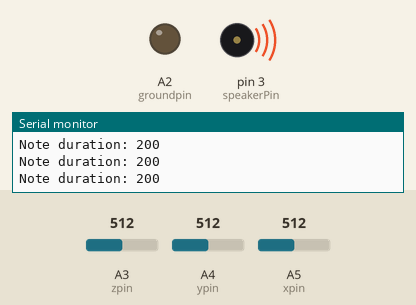
Simulated run of this sketch. Board: Arduino Uno, built with avr-gcc and run on an emulated ATmega328P. Shown: output pins drawn as LEDs (lit = HIGH), buzzer (waves = sounding), the last lines printed to the serial monitor. The inputs (shaded band) are chosen by the test bench; at power-on: A3 (zpin) = 512, A4 (ypin) = 512, A5 (xpin) = 512. Pins used as bus, display or sensor lines are not drawn.

Above: at 1.4 s.
1.5 s: A3 (zpin) set to 564
4.5 s: A3 (zpin) set to 582
At 5.1 s:
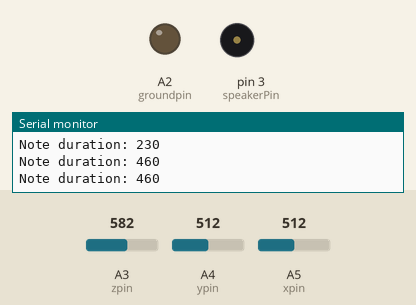
Timing chart, 0 to 7.5 s (numbered marks = the images above; inputs shaded):
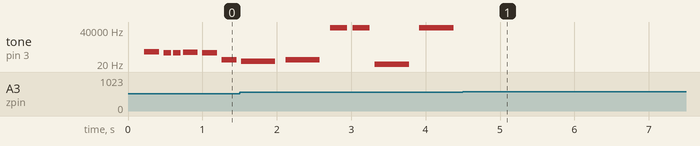

Measured:
- the behaviour switches between 571 and 572 on A3 (zpin) (found by bisection; images 0 and 1)
- after the input at 4.5 s, tone on pin 3 (speakerPin): stops changing and stays silent
- by itself, tone on pin 3 (speakerPin): plays 37 Hz for 0.46 s, 52 Hz for 0.46 s, 65522 Hz for 0.23 s, 65522 Hz for 0.23 s, 10 Hz for 0.46 s, 65522 Hz for 0.46 s

The sketch:

inst.ino
```cpp
/* Accelerometer controlled melody playback for HCI436 lab */
/* Melody code borrowed from Tom Igoe
 http://arduino.cc/en/Tutorial/Tone
 */
#include "pitches.h"

int speakerPin = 3;

int note = 0;
int pos = 0;
int tempo;
int numNotes = 7;
int delayTime = 10;

// notes in the melody:
int notes[] = {
  NOTE_C4, NOTE_G3,NOTE_G3, NOTE_A3, NOTE_G3,0, NOTE_B3, NOTE_C4};

// note durations: 4 = quarter note, 8 = eighth note, etc.:
int durations[] = {
  4, 8, 8, 4,4,4,4,4 };

//Accelerometer setup
const int groundpin = A2; // analog input pin 2
const int powerpin = A0; // analog input pin 0
const int xpin = A5; // x-axis of the accelerometer
const int ypin = A4; // y-axis
const int zpin= A3; // z-axis

int xval, yval, zval;
int xsteady, ysteady, zsteady;
int ythreshold = 10;
int zvelocity = 0;

int pitch = NOTE_C4;

void setup() {
  //initialize the serial communications:
  Serial.begin(9600);
  // Provide ground and power by using the analog inputs as normal
  // digital pins. This makes it possible to directly connect the
  // breakout board to the Arduino. If you use the normal 5V and
  // GND pins on the Arduino, you can remove these lines.
  pinMode(groundpin, OUTPUT);
  pinMode(powerpin, OUTPUT);
  digitalWrite(groundpin, LOW);
  digitalWrite(powerpin, HIGH);

  //read sensor values
  xsteady = analogRead(xpin);
  ysteady = analogRead(ypin);
  zsteady = analogRead(zpin);
  delay(200);

  int count = 50;
  for (int i = 0; i < count; i++) {
  xsteady += analogRead(xpin);
  ysteady += analogRead(ypin);
  zsteady += analogRead(zpin);
  }
  xsteady /= count;
  ysteady /= count;
  zsteady /= count;
}
int num = 0;
void loop() {
  //read sensor values
  xval = analogRead(xpin);
  yval = analogRead(ypin);
  zval = analogRead(zpin);

  int diff = zval - zsteady;
  if (zval > 0 && abs(diff) < 50) {
    int pitchmod = diff * 5;
    int noteDuration = (1000 + diff * 20)/durations[note];
    Serial.print("Note duration: ");
    Serial.println(noteDuration);
    tone(speakerPin, notes[note] - pitchmod,noteDuration);
    // to distinguish the notes, set a minimum time between them.
    // the note's duration + 30% seems to work well:
    int pauseBetweenNotes = noteDuration * 1.30;
    delay(pauseBetweenNotes);
    // stop the tone playing:
    noTone(speakerPin);
    note = (note + 1) % numNotes;
  }

}
```

pitches.h
```cpp
/*************************************************
 * Public Constants
 *************************************************/

#define NOTE_B0  31
#define NOTE_C1  33
#define NOTE_CS1 35
#define NOTE_D1  37
#define NOTE_DS1 39
#define NOTE_E1  41
#define NOTE_F1  44
#define NOTE_FS1 46
#define NOTE_G1  49
#define NOTE_GS1 52
#define NOTE_A1  55
#define NOTE_AS1 58
#define NOTE_B1  62
#define NOTE_C2  65
#define NOTE_CS2 69
#define NOTE_D2  73
#define NOTE_DS2 78
#define NOTE_E2  82
#define NOTE_F2  87
#define NOTE_FS2 93
#define NOTE_G2  98
#define NOTE_GS2 104
#define NOTE_A2  110
#define NOTE_AS2 117
#define NOTE_B2  123
#define NOTE_C3  131
#define NOTE_CS3 139
#define NOTE_D3  147
#define NOTE_DS3 156
#define NOTE_E3  165
#define NOTE_F3  175
#define NOTE_FS3 185
#define NOTE_G3  196
#define NOTE_GS3 208
#define NOTE_A3  220
#define NOTE_AS3 233
#define NOTE_B3  247
#define NOTE_C4  262
#define NOTE_CS4 277
#define NOTE_D4  294
#define NOTE_DS4 311
#define NOTE_E4  330
#define NOTE_F4  349
#define NOTE_FS4 370
#define NOTE_G4  392
#define NOTE_GS4 415
#define NOTE_A4  440
#define NOTE_AS4 466
#define NOTE_B4  494
#define NOTE_C5  523
#define NOTE_CS5 554
#define NOTE_D5  587
#define NOTE_DS5 622
#define NOTE_E5  659
#define NOTE_F5  698
#define NOTE_FS5 740
#define NOTE_G5  784
#define NOTE_GS5 831
#define NOTE_A5  880
#define NOTE_AS5 932
#define NOTE_B5  988
#define NOTE_C6  1047
#define NOTE_CS6 1109
#define NOTE_D6  1175
#define NOTE_DS6 1245
#define NOTE_E6  1319
#define NOTE_F6  1397
#define NOTE_FS6 1480
#define NOTE_G6  1568
#define NOTE_GS6 1661
#define NOTE_A6  1760
#define NOTE_AS6 1865
#define NOTE_B6  1976
#define NOTE_C7  2093
#define NOTE_CS7 2217
#define NOTE_D7  2349
#define NOTE_DS7 2489
#define NOTE_E7  2637
#define NOTE_F7  2794
#define NOTE_FS7 2960
#define NOTE_G7  3136
#define NOTE_GS7 3322
#define NOTE_A7  3520
#define NOTE_AS7 3729
#define NOTE_B7  3951
#define NOTE_C8  4186
#define NOTE_CS8 4435
#define NOTE_D8  4699
#define NOTE_DS8 4978
```
